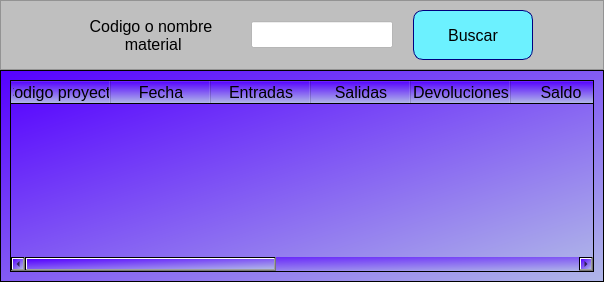
            <widget class="QWidget" name="page_kardex">
             <property name="styleSheet">
              <string notr="true">background-color: qlineargradient(spread:pad, x1:0, y1:0, x2:1, y2:1, stop:0 rgba(85, 0, 255, 255), stop:1 rgba(176, 183, 232, 255));</string>
             </property>
             <layout class="QVBoxLayout" name="verticalLayout_6" stretch="1,11">
              <property name="spacing">
               <number>0</number>
              </property>
              <property name="leftMargin">
               <number>0</number>
              </property>
              <property name="topMargin">
               <number>0</number>
              </property>
              <property name="rightMargin">
               <number>0</number>
              </property>
              <property name="bottomMargin">
               <number>0</number>
              </property>
              <item>
               <widget class="QFrame" name="frame_kardex">
                <property name="styleSheet">
                 <string notr="true">QFrame{
background-color: rgb(191, 191, 191);
}

QPushButton{
border: 1px solid rgb(0, 0, 127);
border-radius:10px;
background-color: qlineargradient(spread:pad, x1:0.409318, y1:0.636, x2:0.432, y2:0.0454545, stop:0 rgba(59, 123, 255, 255), stop:1 rgba(255, 255, 255, 255));
}

QPushButton:hover{
	background-color: rgb(170, 255, 255);
}</string>
                </property>
                <property name="frameShape">
                 <enum>QFrame::StyledPanel</enum>
                </property>
                <property name="frameShadow">
                 <enum>QFrame::Raised</enum>
                </property>
                <layout class="QHBoxLayout" name="horizontalLayout_4">
                 <property name="spacing">
                  <number>20</number>
                 </property>
                 <property name="leftMargin">
                  <number>70</number>
                 </property>
                 <property name="rightMargin">
                  <number>70</number>
                 </property>
                 <item>
                  <widget class="QLabel" name="label_6">
                   <property name="minimumSize">
                    <size>
                     <width>160</width>
                     <height>50</height>
                    </size>
                   </property>
                   <property name="font">
                    <font>
                     <pointsize>12</pointsize>
                    </font>
                   </property>
                   <property name="text">
                    <string>Codigo o nombre 
 material</string>
                   </property>
                   <property name="alignment">
                    <set>Qt::AlignCenter</set>
                   </property>
                  </widget>
                 </item>
                 <item>
                  <widget class="QLineEdit" name="lineEdit_2">
                   <property name="font">
                    <font>
                     <pointsize>12</pointsize>
                    </font>
                   </property>
                   <property name="styleSheet">
                    <string notr="true">background-color: rgb(255, 255, 255);</string>
                   </property>
                  </widget>
                 </item>
                 <item>
                  <widget class="QPushButton" name="pushButton_4">
                   <property name="enabled">
                    <bool>true</bool>
                   </property>
                   <property name="minimumSize">
                    <size>
                     <width>120</width>
                     <height>50</height>
                    </size>
                   </property>
                   <property name="maximumSize">
                    <size>
                     <width>120</width>
                     <height>50</height>
                    </size>
                   </property>
                   <property name="sizeIncrement">
                    <size>
                     <width>120</width>
                     <height>50</height>
                    </size>
                   </property>
                   <property name="font">
                    <font>
                     <pointsize>12</pointsize>
                    </font>
                   </property>
                   <property name="styleSheet">
                    <string notr="true">background-color: rgb(108, 241, 255);</string>
                   </property>
                   <property name="text">
                    <string>Buscar</string>
                   </property>
                  </widget>
                 </item>
                </layout>
               </widget>
              </item>
              <item>
               <widget class="QFrame" name="frame_kardex_contenedor">
                <property name="frameShape">
                 <enum>QFrame::StyledPanel</enum>
                </property>
                <property name="frameShadow">
                 <enum>QFrame::Raised</enum>
                </property>
                <layout class="QVBoxLayout" name="verticalLayout_17">
                 <item>
                  <widget class="QTableWidget" name="table_qwk_new">
                   <property name="styleSheet">
                    <string notr="true">background-color: qlineargradient(spread:pad, x1:0, y1:0, x2:1, y2:1, stop:0 rgba(85, 0, 255, 255), stop:1 rgba(176, 183, 232, 255));</string>
                   </property>
                   <property name="autoScrollMargin">
                    <number>16</number>
                   </property>
                   <column>
                    <property name="text">
                     <string>Codigo proyecto</string>
                    </property>
                    <property name="font">
                     <font>
                      <pointsize>12</pointsize>
                     </font>
                    </property>
                   </column>
                   <column>
                    <property name="text">
                     <string>Fecha</string>
                    </property>
                    <property name="font">
                     <font>
                      <pointsize>12</pointsize>
                     </font>
                    </property>
                    <property name="background">
                     <color>
                      <red>255</red>
                      <green>255</green>
                      <blue>255</blue>
                     </color>
                    </property>
                   </column>
                   <column>
                    <property name="text">
                     <string>Entradas</string>
                    </property>
                    <property name="font">
                     <font>
                      <pointsize>12</pointsize>
                     </font>
                    </property>
                   </column>
                   <column>
                    <property name="text">
                     <string>Salidas</string>
                    </property>
                    <property name="font">
                     <font>
                      <pointsize>12</pointsize>
                     </font>
                    </property>
                   </column>
                   <column>
                    <property name="text">
                     <string>Devoluciones</string>
                    </property>
                    <property name="font">
                     <font>
                      <pointsize>12</pointsize>
                     </font>
                    </property>
                   </column>
                   <column>
                    <property name="text">
                     <string>Saldo</string>
                    </property>
                    <property name="font">
                     <font>
                      <pointsize>12</pointsize>
                     </font>
                    </property>
                   </column>
                   <column>
                    <property name="text">
                     <string>Tipo de trabajo</string>
                    </property>
                    <property name="font">
                     <font>
                      <pointsize>12</pointsize>
                     </font>
                    </property>
                   </column>
                   <column>
                    <property name="text">
                     <string>Lote</string>
                    </property>
                    <property name="font">
                     <font>
                      <pointsize>12</pointsize>
                     </font>
                    </property>
                   </column>
                   <column>
                    <property name="text">
                     <string>Responsable</string>
                    </property>
                    <property name="font">
                     <font>
                      <pointsize>12</pointsize>
                     </font>
                    </property>
                   </column>
                   <column>
                    <property name="text">
                     <string>Observaciones</string>
                    </property>
                    <property name="font">
                     <font>
                      <pointsize>12</pointsize>
                     </font>
                    </property>
                   </column>
                   <column>
                    <property name="text">
                     <string>Firma</string>
                    </property>
                    <property name="font">
                     <font>
                      <pointsize>12</pointsize>
                     </font>
                    </property>
                   </column>
                  </widget>
                 </item>
                </layout>
               </widget>
              </item>
             </layout>
            </widget>
